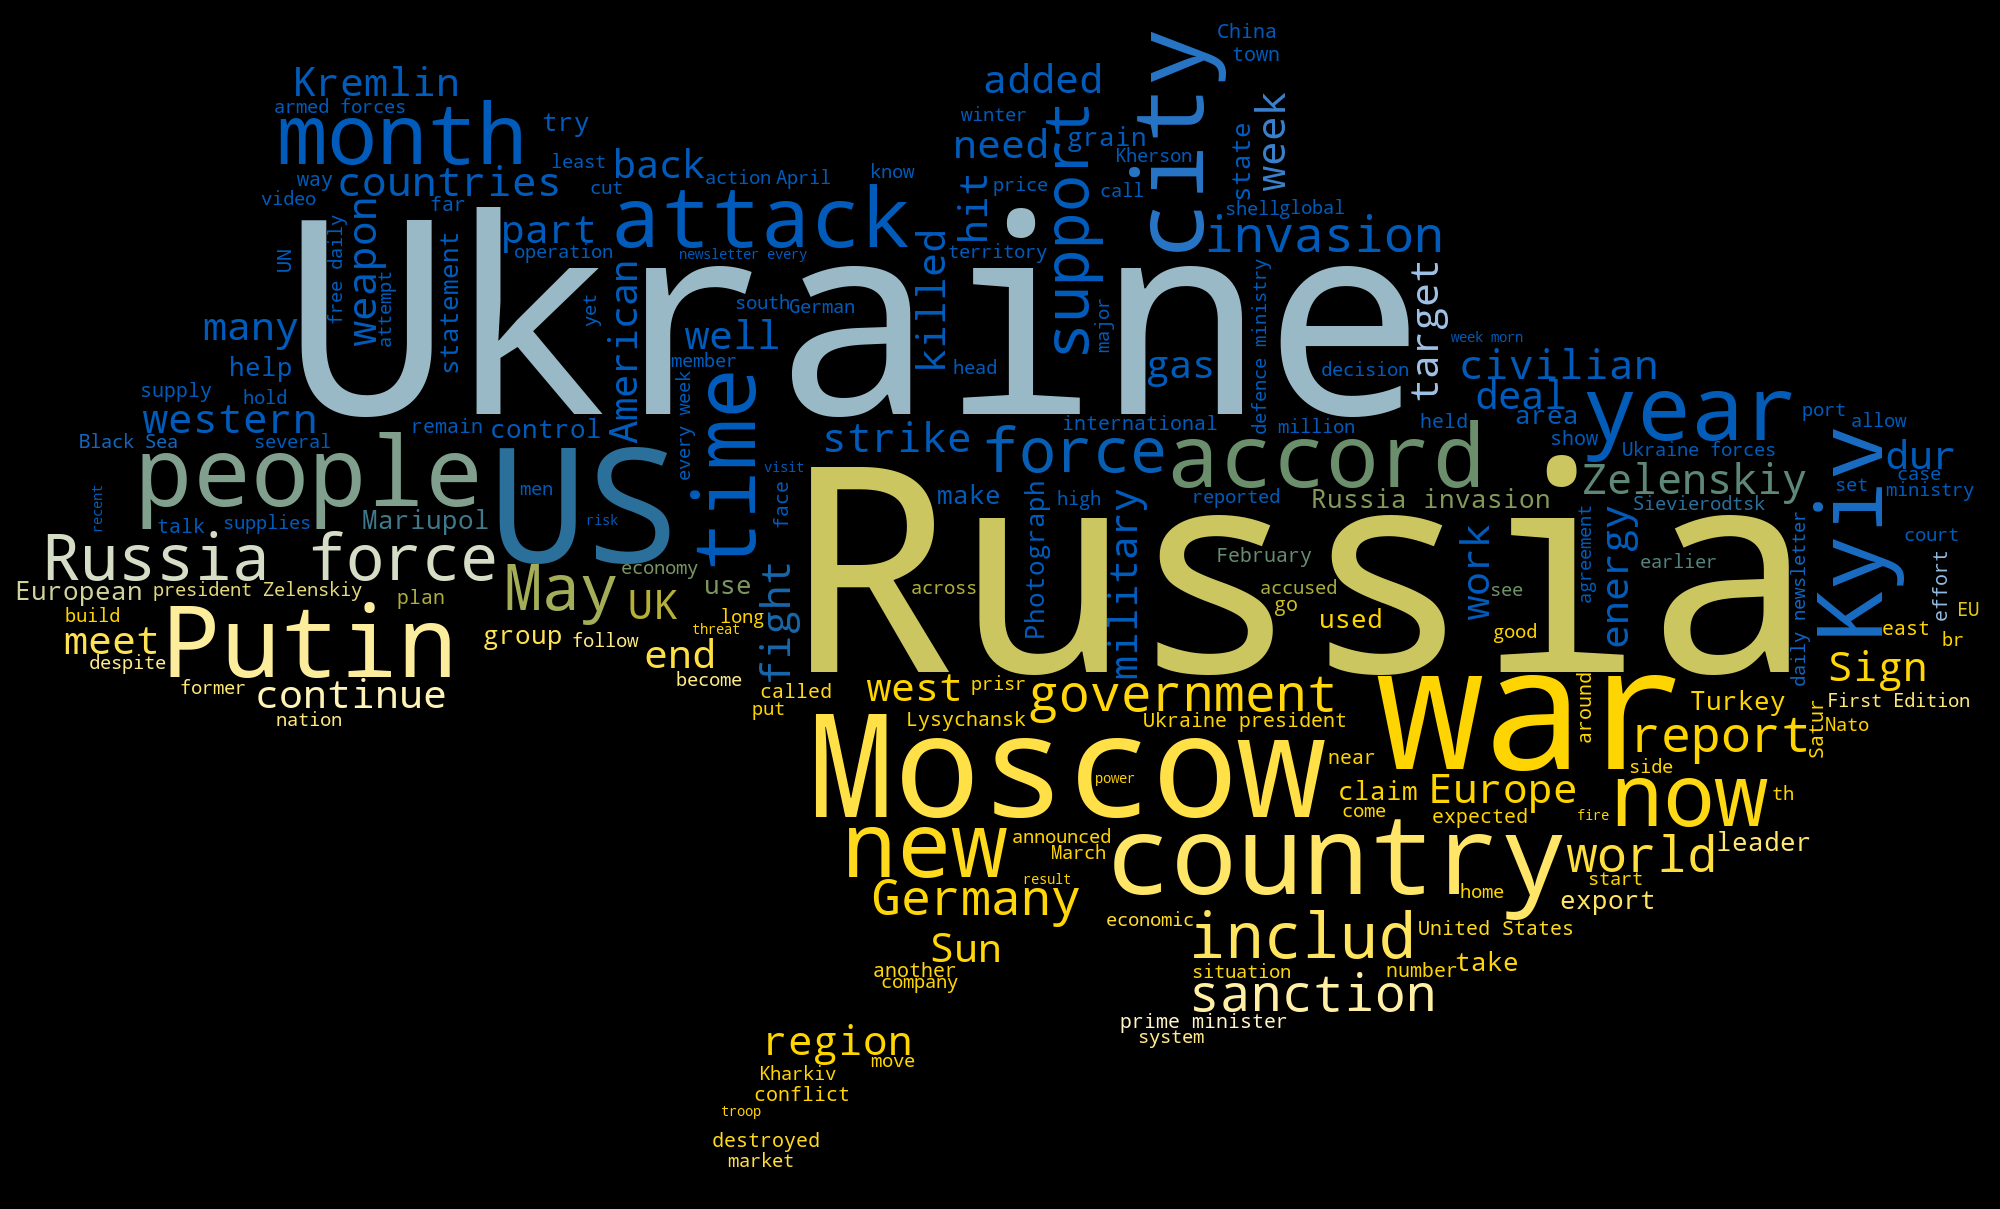

The Python source for this figure:
import matplotlib.pyplot as plt
from wordcloud import WordCloud, ImageColorGenerator, STOPWORDS
from datasets import load_dataset
import sys, os, re
import numpy as np
from PIL import Image
os.chdir(sys.path[0])

dataset = load_dataset("hugginglearners/russia-ukraine-conflict-articles")
# dataset.shape

"""
# create textfile
with open('data.txt', 'w') as f:
    for i in range(407):
        print(i)
        text = dataset['train'][i]["articles"]
        f.write(text)
        f.write("\n")

text = open('data.txt').read()
"""

# Create Text string with all articles
text = ""
for i in range(407):
    string = dataset['train'][i]["articles"]
    text = text + "\n" + string

# combining words with the same meaning and deleting symbols
text = re.sub(r"http\S+", "", text)
text = re.sub(r"#\S+", "", text)
text = re.sub(r"@\S+", "", text)
text = re.sub(r"’", "", text)
text = re.sub(r"ing", "", text)
text = re.sub(r"last", "", text)
text = re.sub(r"Wednes", "", text)
text = re.sub(r"much", "", text)
text = re.sub(r"likely", "", text)
text = re.sub(r"said", "", text)
text = re.sub(r"say", "", text)
text = re.sub(r"saying", "", text)
text = re.sub(r"Thurs", "", text)
text = re.sub(r"Tues", "", text)
text = re.sub(r"Fri", "", text)
text = re.sub(r"Mon", "", text)
text = re.sub(r"thing", "", text)
text = re.sub(r"including", "", text)
text = re.sub(r"already", "", text)
text = re.sub(r"one", "", text)
text = re.sub(r"two", "", text)
text = re.sub(r"three", "", text)
text = re.sub(r"four", "", text)
text = re.sub(r"first", "", text)
text = re.sub(r"want", "", text)
text = re.sub(r"even", "", text)
text = re.sub(r"day", "", text)
text = re.sub(r"told", "", text)
text = re.sub(r"Mr", "", text)
text = re.sub(r"Thursday", "", text)
text = re.sub(r"official", "", text)
text = re.sub(r"according", "", text)
text = re.sub(r"made", "", text)
text = re.sub(r"Friday", "", text)
text = re.sub(r"still", "", text)
text = re.sub(r"will", "", text)
text = re.sub(r"Russian", "Russia", text)
text = re.sub(r"Russias", "Russia", text)
text = re.sub(r"Russiann", "Russia", text)
text = re.sub(r"Ukraines", "Ukraine", text)
text = re.sub(r"Ukrainian", "Ukraine", text)
text = re.sub(r"Vladimir Putin", "Putin", text)
text = re.sub(r"Volodymyr Zelenskiy", "Zelenskiy", text)
text = re.sub(r"president Volodymyr", "Zelenskiy", text)


# WORDCLOUD
stopwords    = STOPWORDS
mask         = np.array(Image.open('ukraine.png'))
ukrainecolor = ImageColorGenerator(np.array(Image.open('ukraine.png')))

wc = WordCloud(
    mask=mask,
    color_func=ukrainecolor,
    colormap="viridis",
    background_color='black',
    stopwords=stopwords,
    min_word_length=2,
    include_numbers=False,
    height = 1250,
    width = 2000
)

wc.generate(text)

wc.to_file('cloud.png')
